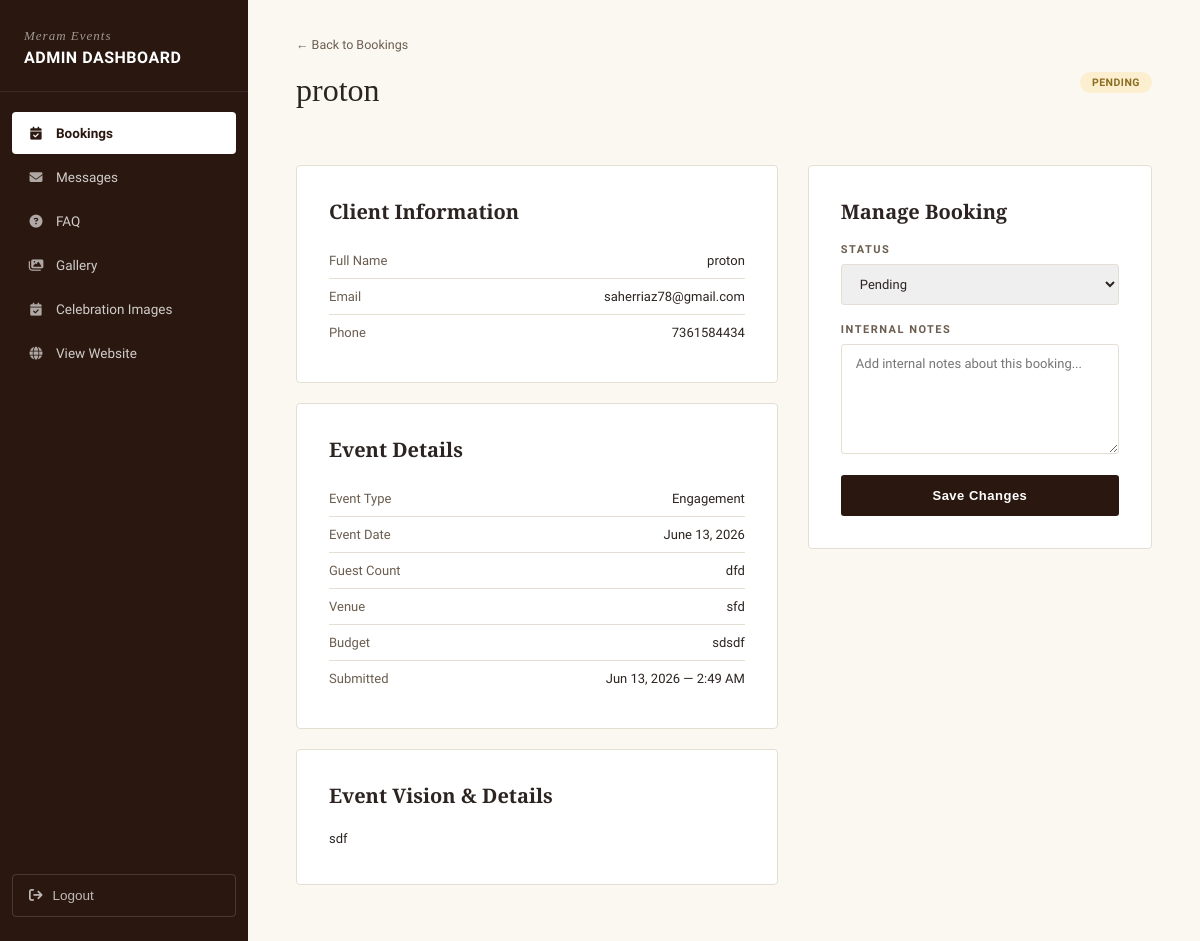
Page /dashboard/bookings/1/ (signed in) on the earlier database version.
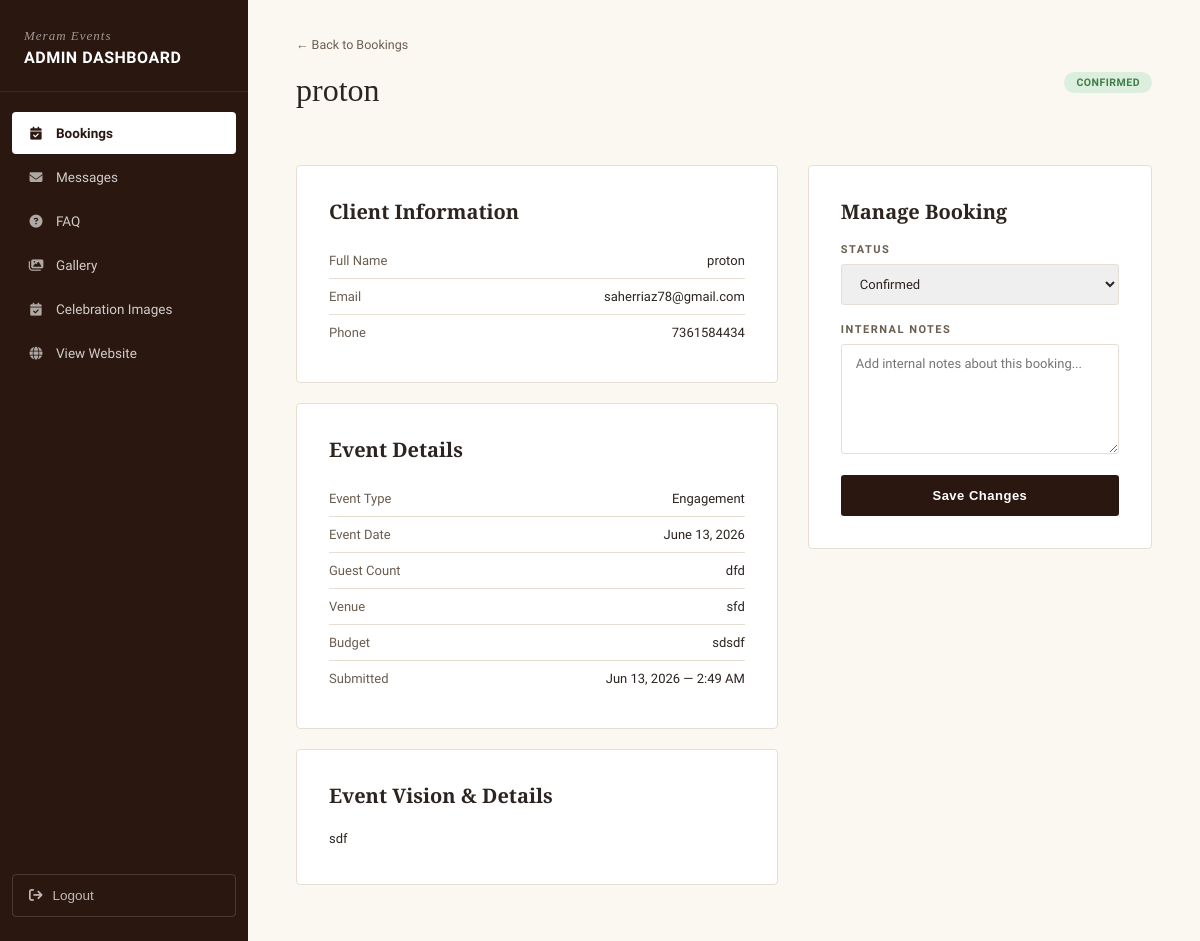
Same page on the later database version.
### main/models.py (models this page shows, shortened)
class BookingRequest(models.Model):
    EVENT_TYPES = [
        ('wedding', 'Wedding'),
        ('engagement', 'Engagement'),
        ('corporate', 'Corporate Event'),
        ('private', 'Private Celebration'),
        ('other', 'Other'),
    ]
    STATUS_CHOICES = [
        ('pending', 'Pending'),
        ('confirmed', 'Confirmed'),
        ('cancelled', 'Cancelled'),
        ('completed', 'Completed'),
    ]
    TIME_SLOTS = [
    ('10:00', '10:00 AM'),
    ('12:00', '12:00 PM'),
    ('14:00', '02:00 PM'),
    ('16:00', '04:00 PM'),
    ('18:00', '06:00 PM'),
]
    full_name = models.CharField(max_length=200)
    email = models.EmailField()
    phone = models.CharField(max_length=50)
    event_type = models.CharField(max_length=50, choices=EVENT_TYPES)
    event_date = models.DateField()
    start_time = models.CharField(max_length=10, choices=TIME_SLOTS)
    end_time = models.CharField(max_length=10, choices=TIME_SLOTS)
    guest_count = models.CharField(max_length=100, blank=True)
    venue = models.CharField(max_length=300, blank=True)
    budget = models.CharField(max_length=100, blank=True)
    details = models.TextField(blank=True)
    status = models.CharField(max_length=20, choices=STATUS_CHOICES, default='pending')
    submitted_at = models.DateTimeField(auto_now_add=True)
    class Meta:
        ordering = ['-submitted_at']

### main/views.py (the view, shortened to what this page needs)
# urls.py: path('dashboard/bookings/<int:pk>/', views.dashboard_booking_detail, name='dashboard_booking_detail'),
@login_required(login_url='dashboard_login')
def dashboard_booking_detail(request, pk):
    booking = get_object_or_404(BookingRequest, pk=pk)
    return render(request, 'dashboard/booking_detail.html', {
        'booking': booking,
        'active_page': 'booking',
    })

### main/templates/dashboard/booking_detail.html (shortened to what this page needs)
{% extends 'dashboard/dashboard_base.html' %}
{% block dashboard_content %}
<a href="{% url 'dashboard_bookings' %}" class="bd-back">← Back to Bookings</a>
<div class="db-header-row">
    <h1 class="db-page-title" style="font-size:32px;">{{ booking.full_name }}</h1>
    <span class="db-status-pill db-status-{{ booking.status }}">{{ booking.get_status_display }}</span>
</div>
<div class="bd-grid">
    <div>
        <div class="bd-card">
            <h3>Client Information</h3>
            <div class="bd-row"><span class="bd-row-label">Full Name</span><span class="bd-row-value">{{ booking.full_name }}</span></div>
            <div class="bd-row"><span class="bd-row-label">Email</span><span class="bd-row-value">{{ booking.email }}</span></div>
            <div class="bd-row"><span class="bd-row-label">Phone</span><span class="bd-row-value">{{ booking.phone }}</span></div>
        </div>
        <div class="bd-card">
            <h3>Event Details</h3>
            <div class="bd-row"><span class="bd-row-label">Event Type</span><span class="bd-row-value">{{ booking.get_event_type_display }}</span></div>
            <div class="bd-row"><span class="bd-row-label">Event Date</span><span class="bd-row-value">{{ booking.event_date|date:"F j, Y" }}</span></div>
            <div class="bd-row"><span class="bd-row-label">Guest Count</span><span class="bd-row-value">{{ booking.guest_count|default:"—" }}</span></div>
            <div class="bd-row"><span class="bd-row-label">Venue</span><span class="bd-row-value">{{ booking.venue|default:"—" }}</span></div>
            <div class="bd-row"><span class="bd-row-label">Budget</span><span class="bd-row-value">{{ booking.budget|default:"—" }}</span></div>
            <div class="bd-row"><span class="bd-row-label">Submitted</span><span class="bd-row-value">{{ booking.submitted_at|date:"M j, Y — g:i A" }}</span></div>
        </div>
        {% if booking.details %}
        <div class="bd-card">
            <h3>Event Vision &amp; Details</h3>
            <p class="bd-details-text">{{ booking.details }}</p>
        </div>
        {% endif %}
    </div>
    <div class="bd-card">
        <h3>Manage Booking</h3>
        <form method="post">
            <label class="bd-form-label">Status</label>
            <select name="status" class="bd-select">
                <option value="pending" {% if booking.status == 'pending' %}selected{% endif %}>Pending</option>
                <option value="confirmed" {% if booking.status == 'confirmed' %}selected{% endif %}>Confirmed</option>
            </select>
            <label class="bd-form-label">Internal Notes</label>
            <textarea name="notes" class="bd-textarea" placeholder="Add internal notes about this booking...">{{ booking.notes }}</textarea>
            <button type="submit" class="bd-save-btn">Save Changes</button>
        </form>
    </div>
</div>
{% endblock %}

Differences in the rows shown:
changed BookingRequest "proton": status "PENDING" → "CONFIRMED"; status "Pending" → "Confirmed"
